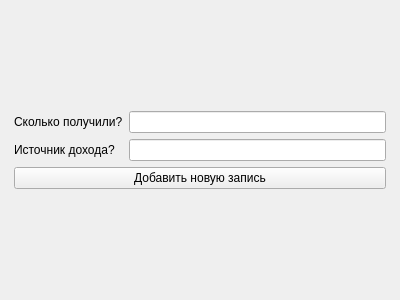
<?xml version="1.0" encoding="UTF-8"?>
<ui version="4.0">
 <class>Form</class>
 <widget class="QWidget" name="Form">
  <property name="geometry">
   <rect>
    <x>0</x>
    <y>0</y>
    <width>400</width>
    <height>300</height>
   </rect>
  </property>
  <property name="windowTitle">
   <string>Form</string>
  </property>
  <layout class="QGridLayout" name="gridLayout_2">
   <item row="0" column="0">
    <layout class="QGridLayout" name="gridLayout">
     <property name="leftMargin">
      <number>3</number>
     </property>
     <property name="topMargin">
      <number>3</number>
     </property>
     <property name="rightMargin">
      <number>3</number>
     </property>
     <property name="bottomMargin">
      <number>3</number>
     </property>
     <item row="1" column="0">
      <widget class="QLabel" name="label_3">
       <property name="text">
        <string>Источник дохода?</string>
       </property>
      </widget>
     </item>
     <item row="0" column="1">
      <widget class="QLineEdit" name="value_line"/>
     </item>
     <item row="1" column="1">
      <widget class="QLineEdit" name="description_line"/>
     </item>
     <item row="0" column="0">
      <widget class="QLabel" name="label_2">
       <property name="text">
        <string>Сколько получили?</string>
       </property>
      </widget>
     </item>
     <item row="2" column="0" colspan="2">
      <widget class="QPushButton" name="add_but">
       <property name="text">
        <string>Добавить новую запись</string>
       </property>
      </widget>
     </item>
    </layout>
   </item>
  </layout>
 </widget>
 <resources/>
 <connections/>
</ui>
